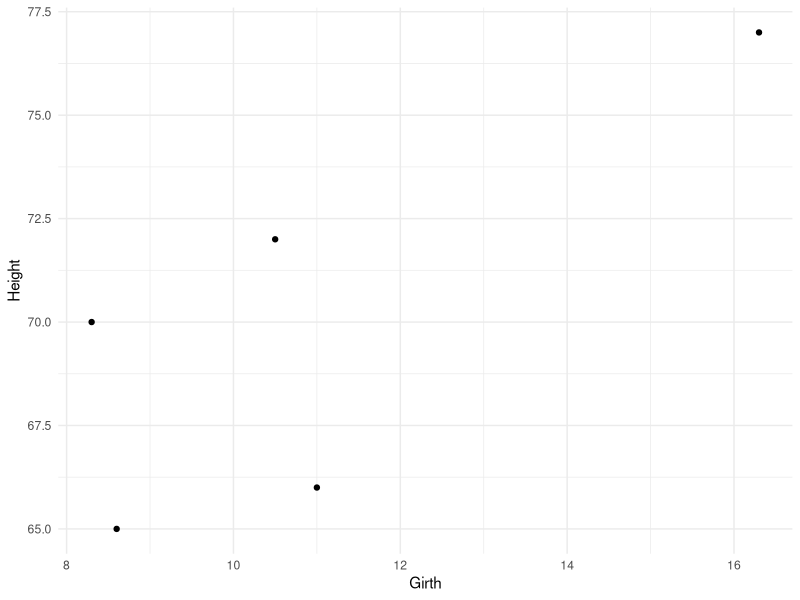
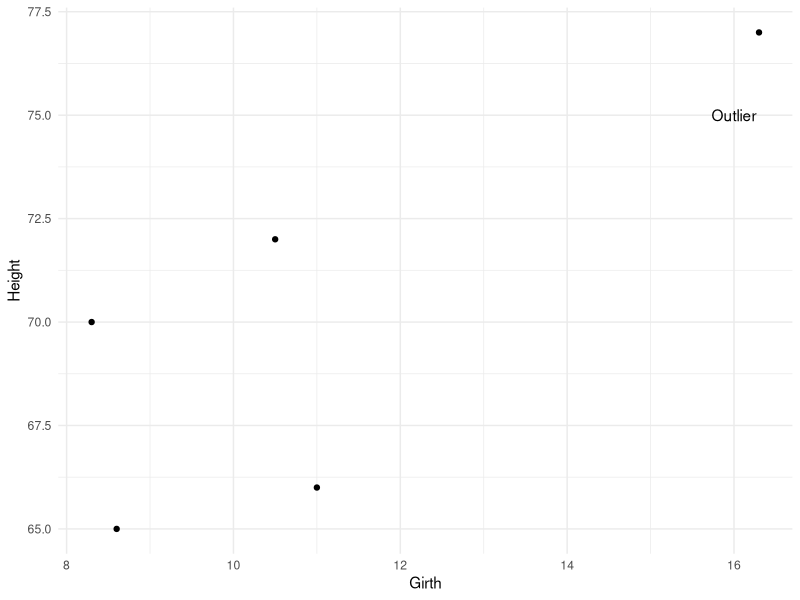
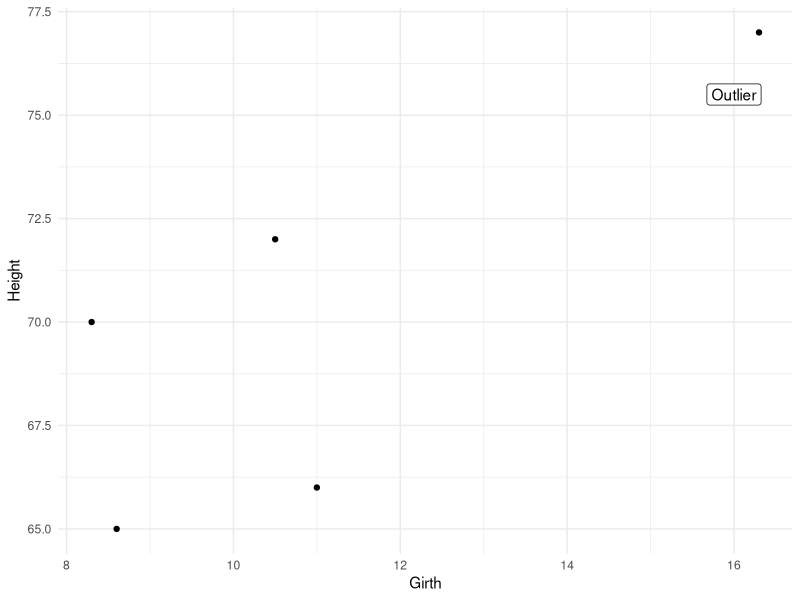

Here is the R script that generated these plots, in order:
setwd("c:/docs/youtubeR101")
rm(list=ls())

library(tidyverse)
theme_set(theme_minimal())

set.seed(1)

t <- slice_sample(trees, n= 5)


p <- t %>% ggplot(aes(Girth, Height))+
  geom_point()

p

p+ annotate(geom = "text",
            x = 16,
            y = 75,
            label = "Outlier")

p+ annotate(geom = "label",
            x = 16,
            y = 75.5,
            label = "Outlier")
